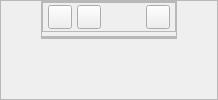
     <widget class="QWidget" name="fullscreen">
      <property name="sizePolicy">
       <sizepolicy hsizetype="Preferred" vsizetype="Fixed">
        <horstretch>0</horstretch>
        <verstretch>0</verstretch>
       </sizepolicy>
      </property>
      <property name="minimumSize">
       <size>
        <width>0</width>
        <height>0</height>
       </size>
      </property>
      <layout class="QVBoxLayout" name="verticalLayout_8">
       <property name="spacing">
        <number>0</number>
       </property>
       <property name="leftMargin">
        <number>0</number>
       </property>
       <property name="topMargin">
        <number>0</number>
       </property>
       <property name="rightMargin">
        <number>0</number>
       </property>
       <property name="bottomMargin">
        <number>0</number>
       </property>
       <item>
        <widget class="QFrame" name="bg_layout">
         <property name="sizePolicy">
          <sizepolicy hsizetype="Expanding" vsizetype="Preferred">
           <horstretch>0</horstretch>
           <verstretch>0</verstretch>
          </sizepolicy>
         </property>
         <property name="styleSheet">
          <string notr="true"/>
         </property>
         <property name="frameShape">
          <enum>QFrame::Shape::StyledPanel</enum>
         </property>
         <property name="frameShadow">
          <enum>QFrame::Shadow::Raised</enum>
         </property>
         <layout class="QHBoxLayout" name="horizontalLayout_10" stretch="1,4,1">
          <property name="spacing">
           <number>0</number>
          </property>
          <property name="leftMargin">
           <number>0</number>
          </property>
          <property name="topMargin">
           <number>0</number>
          </property>
          <property name="rightMargin">
           <number>0</number>
          </property>
          <property name="bottomMargin">
           <number>0</number>
          </property>
          <item>
           <spacer name="horizontalSpacer_4">
            <property name="orientation">
             <enum>Qt::Orientation::Horizontal</enum>
            </property>
            <property name="sizeHint" stdset="0">
             <size>
              <width>40</width>
              <height>0</height>
             </size>
            </property>
           </spacer>
          </item>
          <item alignment="Qt::AlignmentFlag::AlignHCenter|Qt::AlignmentFlag::AlignTop">
           <widget class="QFrame" name="central_stage_wrapper">
            <property name="sizePolicy">
             <sizepolicy hsizetype="Preferred" vsizetype="Minimum">
              <horstretch>0</horstretch>
              <verstretch>0</verstretch>
             </sizepolicy>
            </property>
            <property name="styleSheet">
             <string notr="true"/>
            </property>
            <property name="frameShape">
             <enum>QFrame::Shape::StyledPanel</enum>
            </property>
            <property name="frameShadow">
             <enum>QFrame::Shadow::Raised</enum>
            </property>
            <layout class="QVBoxLayout" name="verticalLayout_11" stretch="0,1">
             <property name="spacing">
              <number>4</number>
             </property>
             <property name="leftMargin">
              <number>0</number>
             </property>
             <property name="topMargin">
              <number>0</number>
             </property>
             <property name="rightMargin">
              <number>0</number>
             </property>
             <property name="bottomMargin">
              <number>0</number>
             </property>
             <item>
              <widget class="QFrame" name="fullscreen_tool_bar">
               <property name="sizePolicy">
                <sizepolicy hsizetype="Expanding" vsizetype="Minimum">
                 <horstretch>0</horstretch>
                 <verstretch>0</verstretch>
                </sizepolicy>
               </property>
               <property name="minimumSize">
                <size>
                 <width>0</width>
                 <height>30</height>
                </size>
               </property>
               <property name="maximumSize">
                <size>
                 <width>16777215</width>
                 <height>30</height>
                </size>
               </property>
               <property name="frameShape">
                <enum>QFrame::Shape::StyledPanel</enum>
               </property>
               <property name="frameShadow">
                <enum>QFrame::Shadow::Raised</enum>
               </property>
               <layout class="QHBoxLayout" name="horizontalLayout_9" stretch="0,0,0,0">
                <property name="spacing">
                 <number>5</number>
                </property>
                <property name="leftMargin">
                 <number>5</number>
                </property>
                <property name="topMargin">
                 <number>0</number>
                </property>
                <property name="rightMargin">
                 <number>5</number>
                </property>
                <property name="bottomMargin">
                 <number>0</number>
                </property>
                <item>
                 <widget class="QPushButton" name="fullscreen_btn_run">
                  <property name="minimumSize">
                   <size>
                    <width>24</width>
                    <height>24</height>
                   </size>
                  </property>
                  <property name="maximumSize">
                   <size>
                    <width>24</width>
                    <height>24</height>
                   </size>
                  </property>
                  <property name="styleSheet">
                   <string notr="true"/>
                  </property>
                  <property name="text">
                   <string/>
                  </property>
                  <property name="icon">
                   <iconset resource="../assets/resources.qrc">
                    <normaloff>:/icons/icon--play.svg</normaloff>:/icons/icon--play.svg</iconset>
                  </property>
                  <property name="checkable">
                   <bool>true</bool>
                  </property>
                 </widget>
                </item>
                <item>
                 <widget class="QPushButton" name="fullscreen_btn_stop">
                  <property name="minimumSize">
                   <size>
                    <width>24</width>
                    <height>24</height>
                   </size>
                  </property>
                  <property name="maximumSize">
                   <size>
                    <width>24</width>
                    <height>24</height>
                   </size>
                  </property>
                  <property name="text">
                   <string/>
                  </property>
                  <property name="icon">
                   <iconset resource="../assets/resources.qrc">
                    <normaloff>:/icons/icon--stop-all.svg</normaloff>:/icons/icon--stop-all.svg</iconset>
                  </property>
                  <property name="checkable">
                   <bool>false</bool>
                  </property>
                  <property name="autoExclusive">
                   <bool>true</bool>
                  </property>
                 </widget>
                </item>
                <item>
                 <spacer name="horizontalSpacer">
                  <property name="orientation">
                   <enum>Qt::Orientation::Horizontal</enum>
                  </property>
                  <property name="sizeHint" stdset="0">
                   <size>
                    <width>40</width>
                    <height>20</height>
                   </size>
                  </property>
                 </spacer>
                </item>
                <item>
                 <widget class="QPushButton" name="fullscreen_btn_unfull">
                  <property name="minimumSize">
                   <size>
                    <width>24</width>
                    <height>24</height>
                   </size>
                  </property>
                  <property name="maximumSize">
                   <size>
                    <width>24</width>
                    <height>24</height>
                   </size>
                  </property>
                  <property name="text">
                   <string/>
                  </property>
                  <property name="icon">
                   <iconset resource="../assets/resources.qrc">
                    <normaloff>:/icons/icon--unfullscreen.svg</normaloff>:/icons/icon--unfullscreen.svg</iconset>
                  </property>
                  <property name="iconSize">
                   <size>
                    <width>20</width>
                    <height>20</height>
                   </size>
                  </property>
                  <property name="autoExclusive">
                   <bool>false</bool>
                  </property>
                 </widget>
                </item>
               </layout>
              </widget>
             </item>
             <item>
              <widget class="QFrame" name="fullscreen_view_frame">
               <property name="sizePolicy">
                <sizepolicy hsizetype="Preferred" vsizetype="Preferred">
                 <horstretch>0</horstretch>
                 <verstretch>0</verstretch>
                </sizepolicy>
               </property>
               <property name="minimumSize">
                <size>
                 <width>0</width>
                 <height>0</height>
                </size>
               </property>
               <property name="styleSheet">
                <string notr="true"/>
               </property>
               <property name="frameShape">
                <enum>QFrame::Shape::StyledPanel</enum>
               </property>
               <property name="frameShadow">
                <enum>QFrame::Shadow::Raised</enum>
               </property>
               <layout class="QVBoxLayout" name="verticalLayout_7">
                <property name="spacing">
                 <number>0</number>
                </property>
                <property name="leftMargin">
                 <number>0</number>
                </property>
                <property name="topMargin">
                 <number>0</number>
                </property>
                <property name="rightMargin">
                 <number>0</number>
                </property>
                <property name="bottomMargin">
                 <number>0</number>
                </property>
               </layout>
              </widget>
             </item>
            </layout>
           </widget>
          </item>
          <item>
           <spacer name="horizontalSpacer_5">
            <property name="orientation">
             <enum>Qt::Orientation::Horizontal</enum>
            </property>
            <property name="sizeHint" stdset="0">
             <size>
              <width>40</width>
              <height>0</height>
             </size>
            </property>
           </spacer>
          </item>
         </layout>
        </widget>
       </item>
      </layout>
     </widget>
